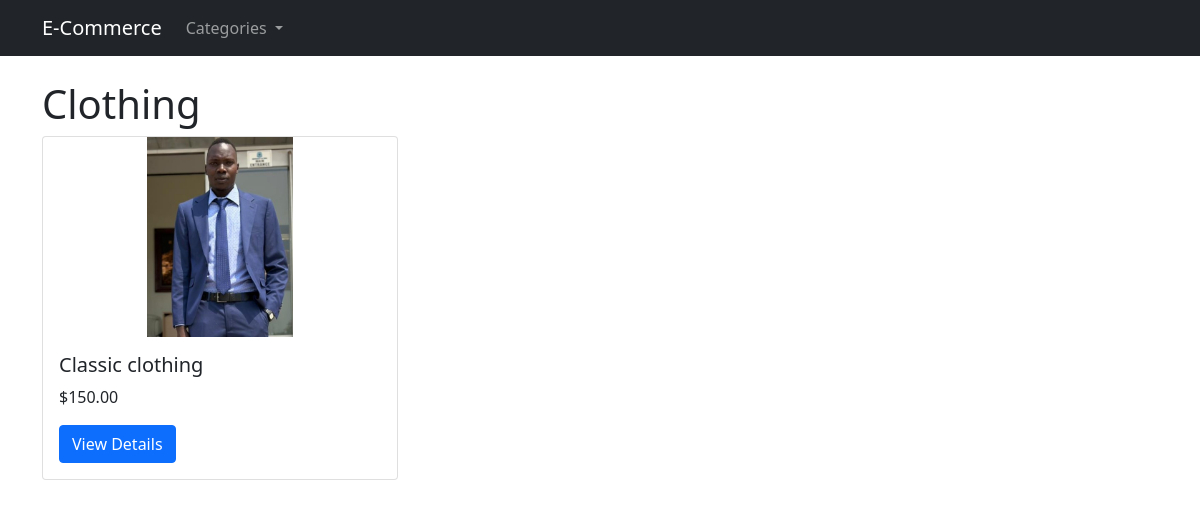
Screenshot of /clothing/ with the database file from the repository.
### store/models.py (models this page shows, shortened)
class Category(models.Model):
    name = models.CharField(max_length=100)
    slug = models.SlugField(max_length=100, unique=True)
    class Meta:
        verbose_name_plural = 'categories'
    def get_absolute_url(self):
        return reverse('store:product_list_by_category', args=[self.slug])

class Product(models.Model):
    category = models.ForeignKey(Category, related_name='products', on_delete=models.CASCADE)
    title = models.CharField(max_length=150)
    slug = models.SlugField(max_length=150, unique=True)
    description = models.TextField()
    image = models.ImageField(upload_to='products/', default='products/default.png')
    price = models.DecimalField(max_digits=10, decimal_places=2)
    available = models.BooleanField(default=True)
    created = models.DateTimeField(auto_now_add=True)
    updated = models.DateTimeField(auto_now=True)
    class Meta:
        ordering = ('-created',)
    def get_absolute_url(self):
        return reverse('store:product_detail', args=[self.id, self.slug])

### store/views.py (the view)
# urls.py: path('', views.product_list, name='product_list'),
def product_list(request, category_slug=None):
    category = None
    categories = Category.objects.all()
    products = Product.objects.filter(available=True)
    if category_slug:
        category = get_object_or_404(Category, slug=category_slug)
        products = products.filter(category=category)
    return render(request, 'store/product/list.html', {
        'category': category,
        'categories': categories,
        'products': products
    })

### store/templates/store/product/list.html (shortened to what this page needs)
{% extends "store/base.html" %}
{% block content %}
    <h1>{% if category %}{{ category.name }}{% else %}Products{% endif %}</h1>
    <div class="row">
        {% for product in products %}
            <div class="col-md-4 mb-4">
                <div class="card h-100">
                    <img src="{{ product.image.url }}" class="card-img-top" alt="{{ product.title }}" style="height: 200px; object-fit: contain;">
                    <div class="card-body">
                        <h5 class="card-title">{{ product.title }}</h5>
                        <p class="card-text">${{ product.price }}</p>
                        <a href="{{ product.get_absolute_url }}" class="btn btn-primary">View Details</a>
                    </div>
                </div>
            </div>
        {% empty %}
            <div class="col-12">
                <p>No products available.</p>
            </div>
        {% endfor %}
    </div>
{% endblock %}

### rows the page displays
Category: name "Clothing"
Product: image (picture), title "Classic clothing", price "150.00"
